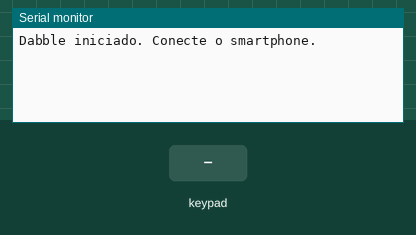
This sketch was run on a simulated Arduino Uno, built with avr-gcc and run on an emulated ATmega328P. Shown: the last lines printed to the serial monitor. The inputs (shaded band) are chosen by the test bench.

Above: at 1.2 s.
1.3 s: key 'U' pressed
At 2.5 s:
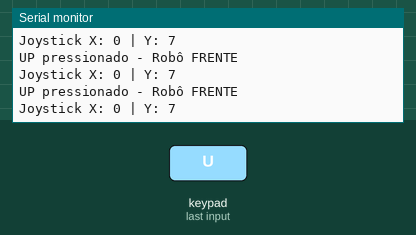
2.8 s: key 'D' pressed
At 3.7 s:
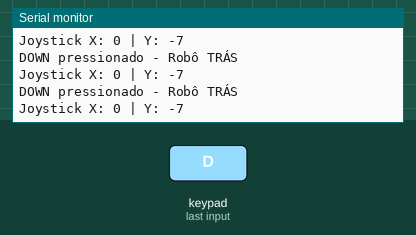
4.3 s: key 'L' pressed
At 5.4 s:
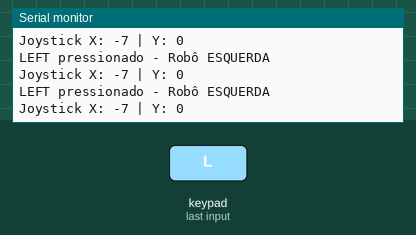
5.8 s: key 'R' pressed
At 7.4 s:
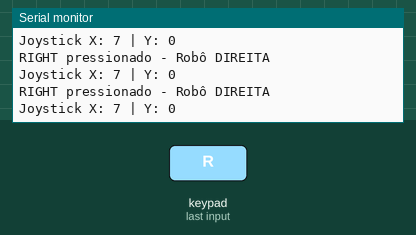
Timing chart, 0 to 8.3 s (numbered marks = the images above; inputs shaded):
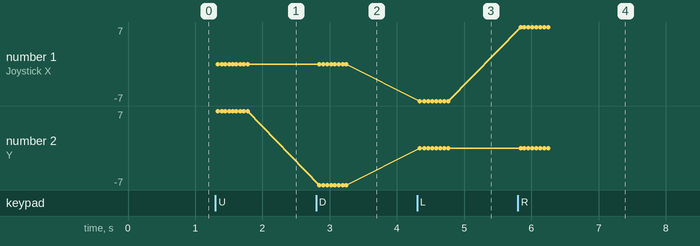

Measured:
- after the input at 1.3 s, the serial monitor: prints a new line at once (image 1)
- after the input at 2.8 s, the serial monitor: prints a new line at once (image 2)
- after the input at 4.3 s, the serial monitor: prints a new line at once (image 3)
- after the input at 5.8 s, the serial monitor: prints a new line at once (image 4)
- plotted number 1: -7 → 7 after the input at 5.8 s
- plotted number 2: 7 → -7 after the input at 2.8 s

The sketch:

dabble_ble_arduino.ino
```cpp
// === Configuração da Dabble ===
#define CUSTOM_SETTINGS
#define INCLUDE_GAMEPAD_MODULE
#include <Dabble.h>

void setup() {
  Serial.begin(9600);

  // Inicializa Dabble com baud rate do HM-10
  // RX = pino 2, TX = pino 3
  Dabble.begin(9600, 2, 3);

  Serial.println("Dabble iniciado. Conecte o smartphone.");
}

void loop() {
  // Atualiza estado da comunicação BLE
  Dabble.processInput();

  // Verifica se o GamePad está conectado
  if (!GamePad.isConnected()) {
    return;
  }

  // Botões direcionais
  if (GamePad.isUpPressed()) {
    Serial.println("UP pressionado - Robô FRENTE");
  }

  if (GamePad.isDownPressed()) {
    Serial.println("DOWN pressionado - Robô TRÁS");
  }

  if (GamePad.isLeftPressed()) {
    Serial.println("LEFT pressionado - Robô ESQUERDA");
  }

  if (GamePad.isRightPressed()) {
    Serial.println("RIGHT pressionado - Robô DIREITA");
  }

  // Leitura do joystick analógico (valores de -7 a +7)
  int joyX = GamePad.getXaxisData();
  int joyY = GamePad.getYaxisData();

  if (joyX != 0 || joyY != 0) {
    Serial.print("Joystick X: ");
    Serial.print(joyX);
    Serial.print(" | Y: ");
    Serial.println(joyY);
  }

  delay(20); // ~50 Hz
}
```
